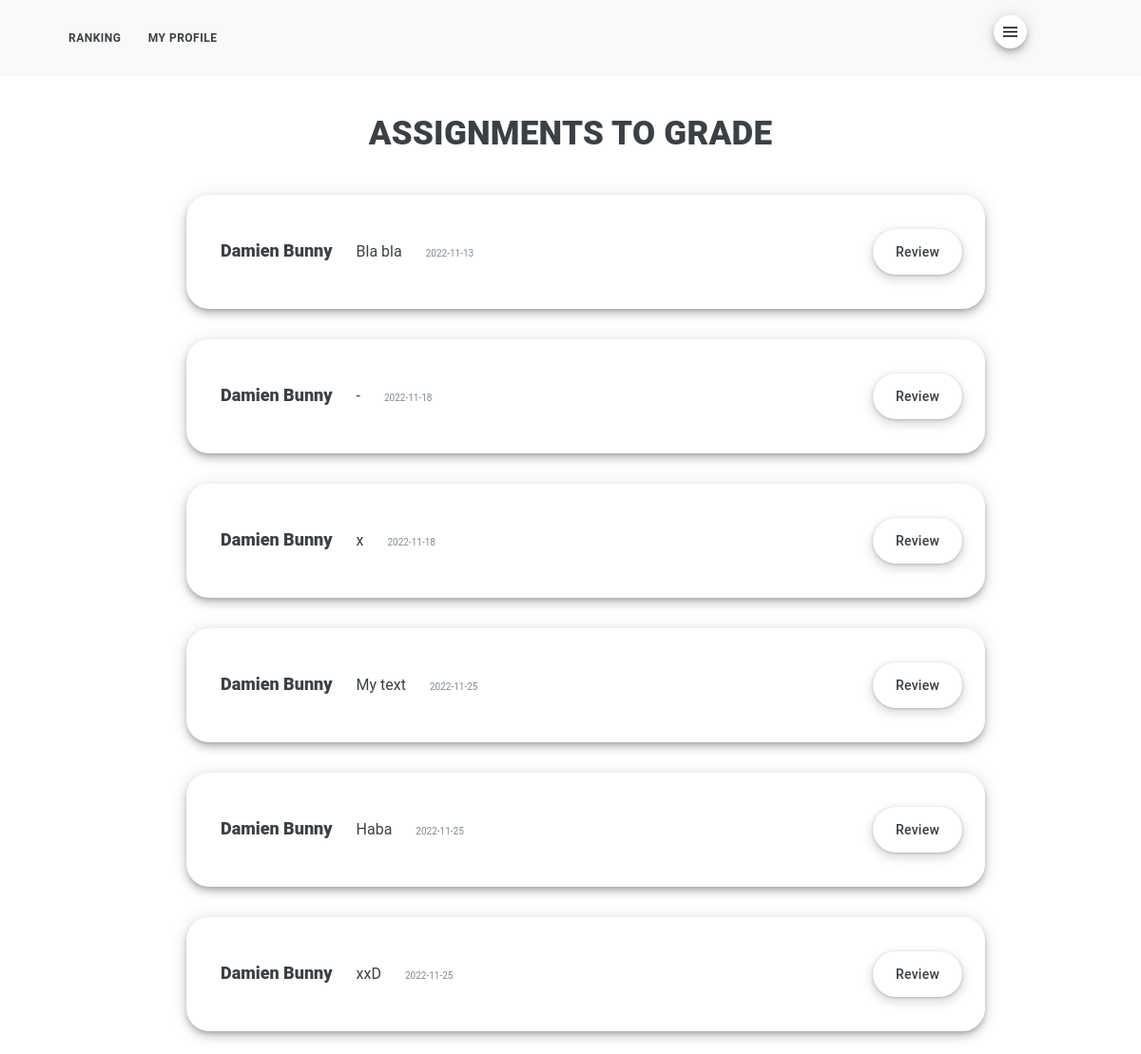
Page /list_of_assignments_to_grade.html (signed in) on the earlier database version.
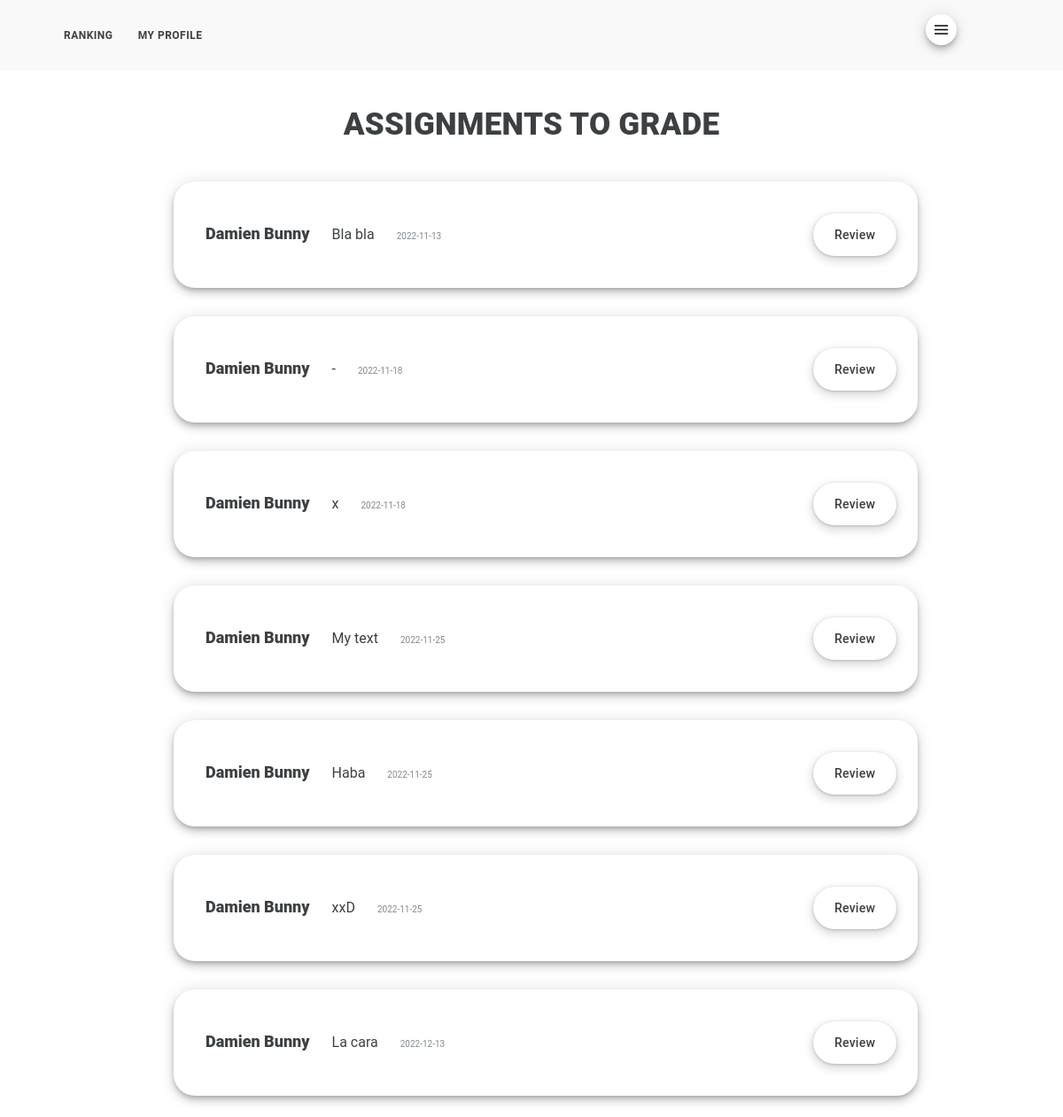
Same page on the later database version.
### nieszkolni_app/models.py (models this page shows)
class Submission(models.Model):
    unique_id = models.AutoField(primary_key=True)
    stamp = models.IntegerField()
    date_number = models.IntegerField()
    date = models.CharField(max_length=200, default="")
    item = models.IntegerField()
    name = models.CharField(max_length=200, default="")
    assignment_type = models.CharField(max_length=200, default="")
    title = models.CharField(max_length=200, default="")
    content = models.TextField(default="")
    wordcount = models.IntegerField()
    status = models.CharField(max_length=200, default="submitted")
    reviewed_content = models.TextField(default="")
    flagged_content = models.TextField(default="")
    analysis = models.TextField(default="")
    minor_errors = models.IntegerField(default=0)
    major_errors = models.IntegerField(default=0)
    reviewing_user = models.CharField(max_length=200, default="")
    revision_date = models.IntegerField(default=0)
    conditions = models.TextField(default="")
    comment = models.TextField(default="")
    grade = models.CharField(max_length=200, default="")
    content_file = models.FileField(upload_to="static/files" ,null=True)

### nieszkolni_app/views.py (the view, shortened to what this page needs)
# urls.py: path('list_of_assignments_to_grade.html', views.list_of_assignments_to_grade, name="list_of_assignments_to_grade"),
@staff_member_required
def list_of_assignments_to_grade(request):
    if request.user.is_authenticated:
        first_name = request.user.first_name
        last_name = request.user.last_name
        current_user = first_name + " " + last_name
        essays = SubmissionManager().assignments_to_grade()
        return render(request, "list_of_assignments_to_grade.html", {
            "essays": essays
            })

### nieszkolni_folder/audit_manager.py (called while the page is built)
    def check_if_clocked_in(self, clocking_user):
        with connection.cursor() as cursor:
            cursor.execute(f'''
                SELECT clock_out
                FROM nieszkolni_app_audit
                WHERE clocking_user = '{clocking_user}'
                AND entry_type = 'automatic'
                AND status = 'started'
                ORDER BY stamp DESC
                LIMIT 1
                ''')
            response = cursor.fetchone()
            if response is not None:
                if response[0] == 0:
                    status = True
                else:
                    status = False
            else:
                status = False
            return status

### nieszkolni_folder/submission_manager.py (called while the page is built)
    def assignments_to_grade(self):
        with connection.cursor() as cursor:
            cursor.execute(f'''
                SELECT date, name, title, reviewed_content, unique_id
                FROM nieszkolni_app_submission
                WHERE (status = 'submitted'
                OR status = '')
                AND (assignment_type = 'essay'
                OR assignment_type = 'assignment')
                ''')
            essays = cursor.fetchall()
            return essays

### nieszkolni_app/templates/list_of_assignments_to_grade.html (shortened to what this page needs)
{% extends 'base.html' %}
{% block 'content' %}
<h1>ASSIGNMENTS TO GRADE</h1>
<div class="list_container">
	<ul class="list">
		{% for essay in essays %}
			<form action="{% url 'list_of_assignments_to_grade' %}" method="POST">
				<li class="list_item">
					<div class="list_content">{{ essay.1 }}</div>
					<div class="list_content_inside">{{ essay.2 }}</div>
					<div class="list_content_small">{{ essay.0 }}</div>
					<div class="list_button">
						<button type="submit" class="button_main" name="revision_action" value="grade_assignment">Review</button>
					</div>
				</li>
			</form>
		{% endfor %}
	</ul>
</div>
{% endblock %}

Differences in the rows shown:
added Submission: name "Damien Bunny", title "La cara", date "2022-12-13"
